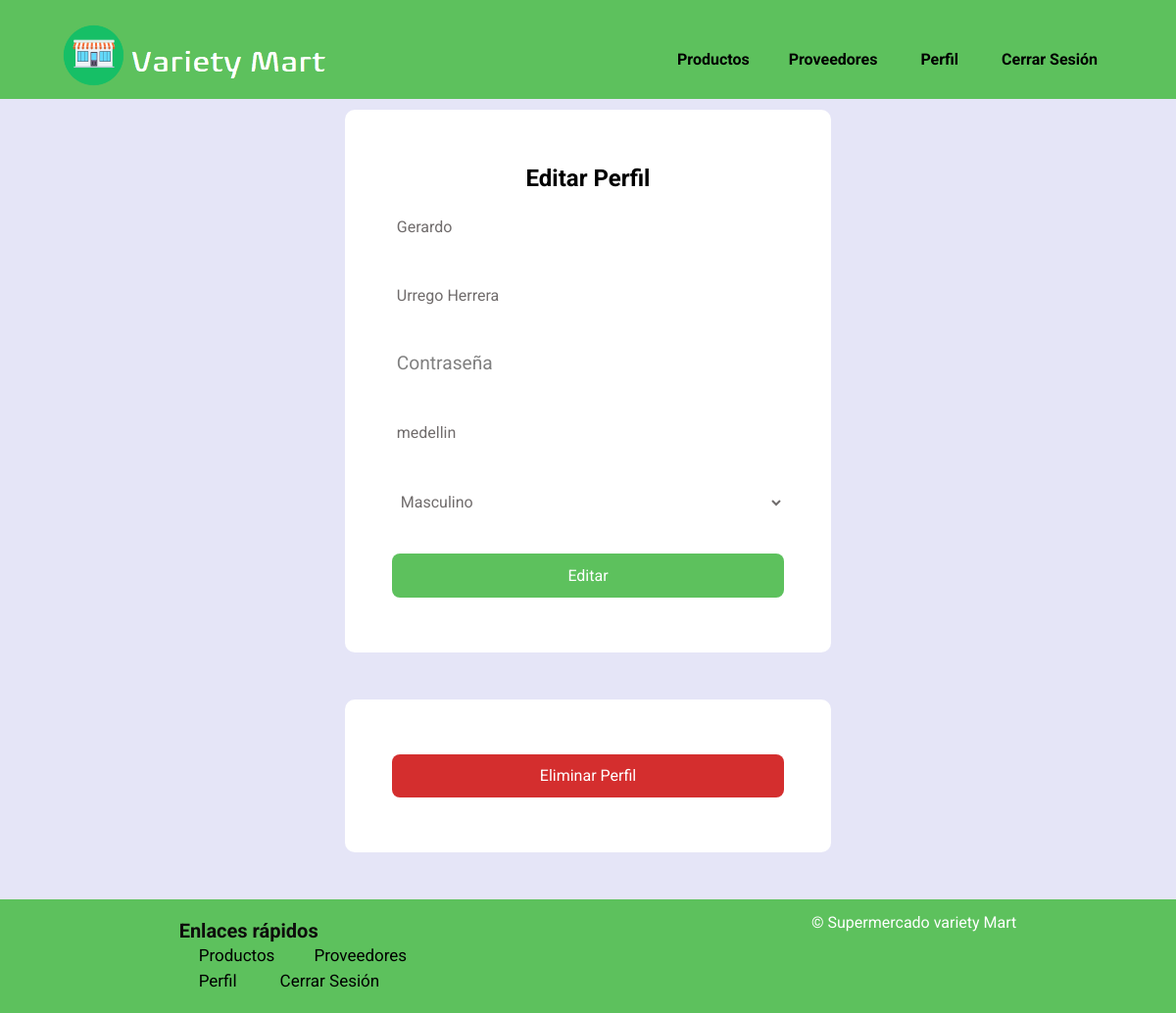
The page /vista/usuario/perfil.php (signed in) on the database its author committed.
### tables this page shows
CREATE TABLE `usuarios` (
  `codigo` int(11) NOT NULL,
  `nombre` varchar(100) NOT NULL,
  `apellido` varchar(100) NOT NULL,
  `cedula` int(20) NOT NULL,
  `correo` varchar(100) NOT NULL,
  `contrasena` varchar(100) NOT NULL,
  `ciudad` varchar(100) DEFAULT NULL,
  `sexo` int(11) DEFAULT NULL COMMENT '1:Femenino, 2:Masculino,\r\n3:Otro',
  `rol` int(1) NOT NULL DEFAULT 2 COMMENT '0: Administrador, 1: Editor, \r\n2: Consulta'
);

### controlador/ControlUsuarios.php (called while the page is built, shortened)
<?php
Class ControlUsuarios{
    var $objModeloUsuarios;
    function __construct($objModeloUsuarios){
        $this->objModeloUsuarios=$objModeloUsuarios;
    }
    function consultar(){
        $codigo=$this->objModeloUsuarios->getcodigo();
        $comandoSql="select * from usuarios where codigo='".$codigo."'";
        $objControlConexion=new ControlConexion();
        $objControlConexion->abrirBd("localhost", "root", "","varietymart");
        $recordSet=$objControlConexion->ejecutarSelect($comandoSql);
        return $recordSet->fetch_array(MYSQLI_BOTH);
    }
    }
?>

### modelo/ModeloUsuarios.php (called while the page is built, shortened)
<?php
	class ModeloUsuarios{
		var $codigo;
		function __construct($codigo, $nombre, $apellido, $cedula, $correo, $contrasena, $ciudad, $sexo, $rol){
			$this->codigo=$codigo;
		}
		function getcodigo(){
			return $this->codigo;
        }
    }
?>

### controlador/ControlConexion.php (called while the page is built, shortened)
<?php
class ControlConexion{
	var $conn;
	function __construct(){
		$this->conn=null;
	}
    function abrirBd($servidor, $usuario, $password,$db){
    	try	{
			$this->conn = new mysqli($servidor, $usuario, $password, $db);
      	}
      	catch (Exception $e){
          	echo "ERROR AL | AL SERVIDOR ".$e->getMessage()."\n";
      	}
    }
	function ejecutarSelect($sql) {
			try	{
				$recordSet=$this->conn->query($sql);
				}
			catch (Exception $e) {
					echo " ERROR: ". $e->getMessage()."\n";
			  }
		return $recordSet;
			}
}
?>

### vista/usuario/perfil.php (the view, shortened to what this page needs)
<?php
if(isset($_SESSION["iniciarSesion"]) && $_SESSION["iniciarSesion"] == "ok"){
$rutaFooter = "../layout/footer2.php";
$rutaHeader = "../layout/header2.php";
$codigo = $_SESSION["codigoUsuario"];
require_once '../../modelo/ModeloUsuarios.php';
require_once '../../controlador/ControlUsuarios.php';
require_once '../../controlador/ControlConexion.php';
$objModeloUsuario = new ModeloUsuarios($codigo, "", "", "", "", "", "", "", "");
$objControlUsuario = new ControlUsuarios($objModeloUsuario);
$datos = $objControlUsuario  -> consultar();
echo '<!DOCTYPE html>
<html lang="en">
<head>
    <meta charset="UTF-8">
    <meta name="viewport" content="width=device-width, initial-scale=1.0">
    <link rel="stylesheet" href="../../assents/css/forms.css">
    <link rel="stylesheet" href="../../assents/css/estilo.css">
    <link rel="stylesheet" href="../../assents/css/footer.css">
    <link rel="icon" href="../../assents/img/store.png">
    <title>Perfil</title>
</head>
<body>';
if (file_exists($rutaHeader)) {
    include $rutaHeader;
}
    echo '<form action="" method="POST">
        <h2 class="form__title">Editar Perfil</h2>
        <div class="container">
            <div>
                <input type="text" id="nombre" name="txtNombre" class="form__input" placeholder="Nombre" value="'.$datos["nombre"].'" required>
            </div>
            <div>
                <input type="text" id="apellido" name="txtApellido" class="form__input" placeholder="Apellido" value="'.$datos["apellido"].'" required>
            </div>
            <div >
                <input type="password" id="contrasena" name="txtContrasena" class="form__input" placeholder="Contraseña" required>
            </div>
            <div>
                <input type="text" id="ciudad" name="txtCiudad" class="form__input" placeholder="Ciudad de Residencia" value="'.$datos["ciudad"].'" required>
            </div>';
            if($datos["sexo"] == "1"){
                echo'
            <div >
                <select id="sexo" name="txtSexo" class="form__input" required>
                    <option value="">Seleccionar Género</option>
                    <option selected value="1">Masculino</option>
                    <option value="2">Femenino</option>
                    <option value="3">Otro</option>
                </select>
            </div>';
            }else if(($datos["sexo"] == "2")){
                echo'
            <div >
                <select id="sexo" name="txtSexo" class="form__input" required>
                    <option value="">Seleccionar Género</option>
                    <option value="1">Masculino</option>
                    <option selected value="2">Femenino</option>
                    <option value="3">Otro</option>
                </select>
            </div>';
            }else if(($datos["sexo"] == "3")){
                echo'
            <div >
                <select id="sexo" name="txtSexo" class="form__input" required>
                    <option value="">Seleccionar Género</option>
                    <option value="1">Masculino</option>
                    <option value="2">Femenino</option>
                    <option selected value="3">Otro</option>
                </select>
            </div>';
            }
        echo '<input type="submit" class="boton" name="btnEditar" value="Editar">
        </div>
    </form>
    <form class="form_eliminar" action="" method="POST">
    <input type="submit" class="boton_eliminar" name="btnEliminar" value="Eliminar Perfil">
    </form>';
    if (file_exists($rutaFooter)) {
        include $rutaFooter;
    }
echo '</body>
</html>';
}else{
    echo '<script>
    window.location = "../../index.php";
    </script>';
}
?>

### assents/css/forms.css (style rules this page uses)
body, h1, form { margin: 0; padding: 0; }
body { background-color: #dee7df; font-family: Arial, sans-serif; }
form { background-color: #fff; margin: 7em auto 3em auto; width: 90%; max-width: 400px; padding: 3.5em 3em; border-radius: 10px; text-align: center; box-shadow: 0 5px 10px --5px rgba(0 0 0 /30%); }
.container { margin-top: 1em; display: grid; gap: 2em; }
.form_eliminar { margin: 2em auto 3em auto; width: 400px; display: grid; }
.form__input { width: 100%; background: none; color: #706c6c; font-size: 1rem; border-bottom: 1px solid #5757577e; font-family: 'Roboto', sans-serif; padding: .6em .3em; border: 1px #5757577e; }
::placeholder { color: gray; font-size: 1.2em; }
option { color: gray; font-size: 1.2em; }
.boton { background-color: rgb(93, 193, 93); color: #fff; font-size: 1rem; padding: .8em 0; border: none; border-radius: .5em; cursor: pointer; }
.boton_eliminar { background-color: rgb(212, 46, 46); color: #fff; font-size: 1rem; padding: .8em 0; border: none; border-radius: .5em; cursor: pointer; }

### assents/css/estilo.css (style rules this page uses)
* { margin: 0; padding: 0; font-family: 'Roboto', sans-serif; }
body { background-color: #e5e5f7; background-image: radial-gradient(#b0b2e1 0.5px, transparent 0.5px), radial-gradient(#b0b2e1 0.5px, #e5e5f7 0.5px); }

### rows shown on the page
usuarios: txtNombre "Gerardo", txtApellido "Urrego Herrera", txtCiudad "medellin"
